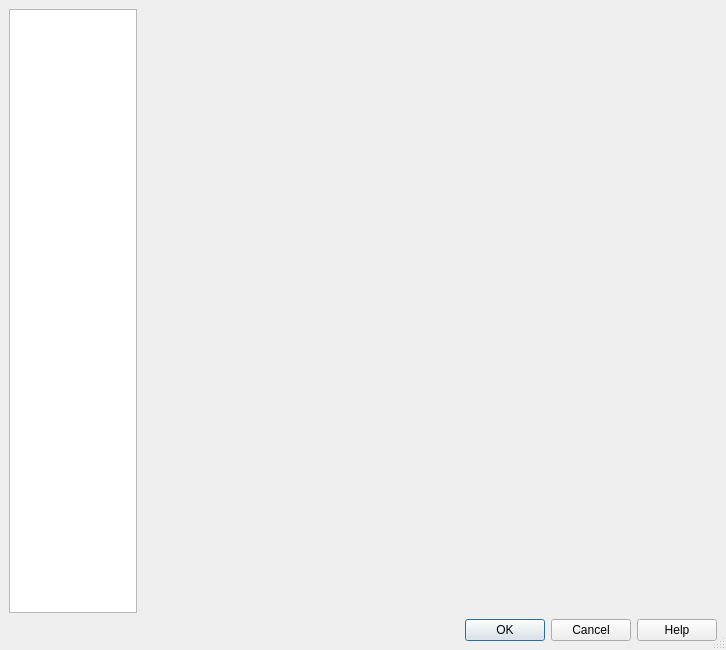
<?xml version="1.0" encoding="UTF-8"?>
<ui version="4.0">
 <class>SettingsDialog</class>
 <widget class="QDialog" name="SettingsDialog">
  <property name="geometry">
   <rect>
    <x>0</x>
    <y>0</y>
    <width>726</width>
    <height>650</height>
   </rect>
  </property>
  <property name="minimumSize">
   <size>
    <width>650</width>
    <height>650</height>
   </size>
  </property>
  <property name="windowTitle">
   <string>Preferences</string>
  </property>
  <property name="sizeGripEnabled">
   <bool>true</bool>
  </property>
  <property name="modal">
   <bool>true</bool>
  </property>
  <layout class="QGridLayout">
   <property name="margin" stdset="0">
    <number>9</number>
   </property>
   <property name="spacing">
    <number>6</number>
   </property>
   <item row="0" column="0">
    <layout class="QHBoxLayout">
     <property name="spacing">
      <number>6</number>
     </property>
     <property name="margin" stdset="0">
      <number>0</number>
     </property>
     <item>
      <widget class="QListWidget" name="listBox">
       <property name="sizePolicy">
        <sizepolicy hsizetype="Fixed" vsizetype="Expanding">
         <horstretch>0</horstretch>
         <verstretch>0</verstretch>
        </sizepolicy>
       </property>
       <property name="minimumSize">
        <size>
         <width>120</width>
         <height>0</height>
        </size>
       </property>
       <property name="maximumSize">
        <size>
         <width>128</width>
         <height>16777215</height>
        </size>
       </property>
       <property name="frameShape">
        <enum>QFrame::StyledPanel</enum>
       </property>
       <property name="frameShadow">
        <enum>QFrame::Sunken</enum>
       </property>
       <property name="horizontalScrollBarPolicy">
        <enum>Qt::ScrollBarAlwaysOff</enum>
       </property>
       <property name="iconSize">
        <size>
         <width>96</width>
         <height>96</height>
        </size>
       </property>
       <property name="spacing">
        <number>12</number>
       </property>
       <property name="viewMode">
        <enum>QListView::IconMode</enum>
       </property>
      </widget>
     </item>
     <item>
      <widget class="QStackedWidget" name="tabWidgetStack"/>
     </item>
    </layout>
   </item>
   <item row="1" column="0">
    <widget class="QDialogButtonBox" name="buttonBox">
     <property name="standardButtons">
      <set>QDialogButtonBox::Cancel|QDialogButtonBox::Help|QDialogButtonBox::Ok</set>
     </property>
    </widget>
   </item>
  </layout>
 </widget>
 <layoutdefault spacing="6" margin="11"/>
 <tabstops>
  <tabstop>listBox</tabstop>
 </tabstops>
 <resources/>
 <connections/>
</ui>
